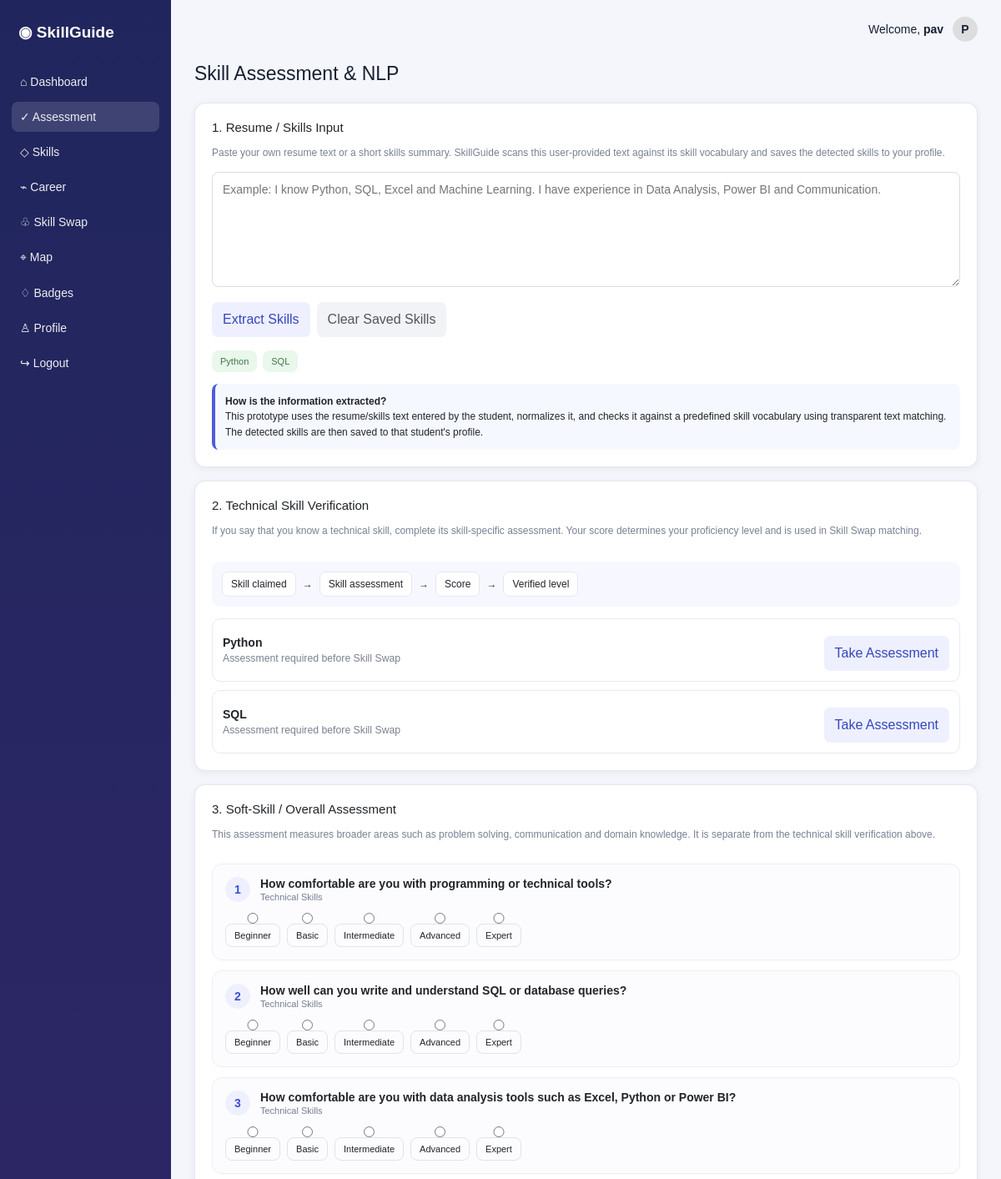
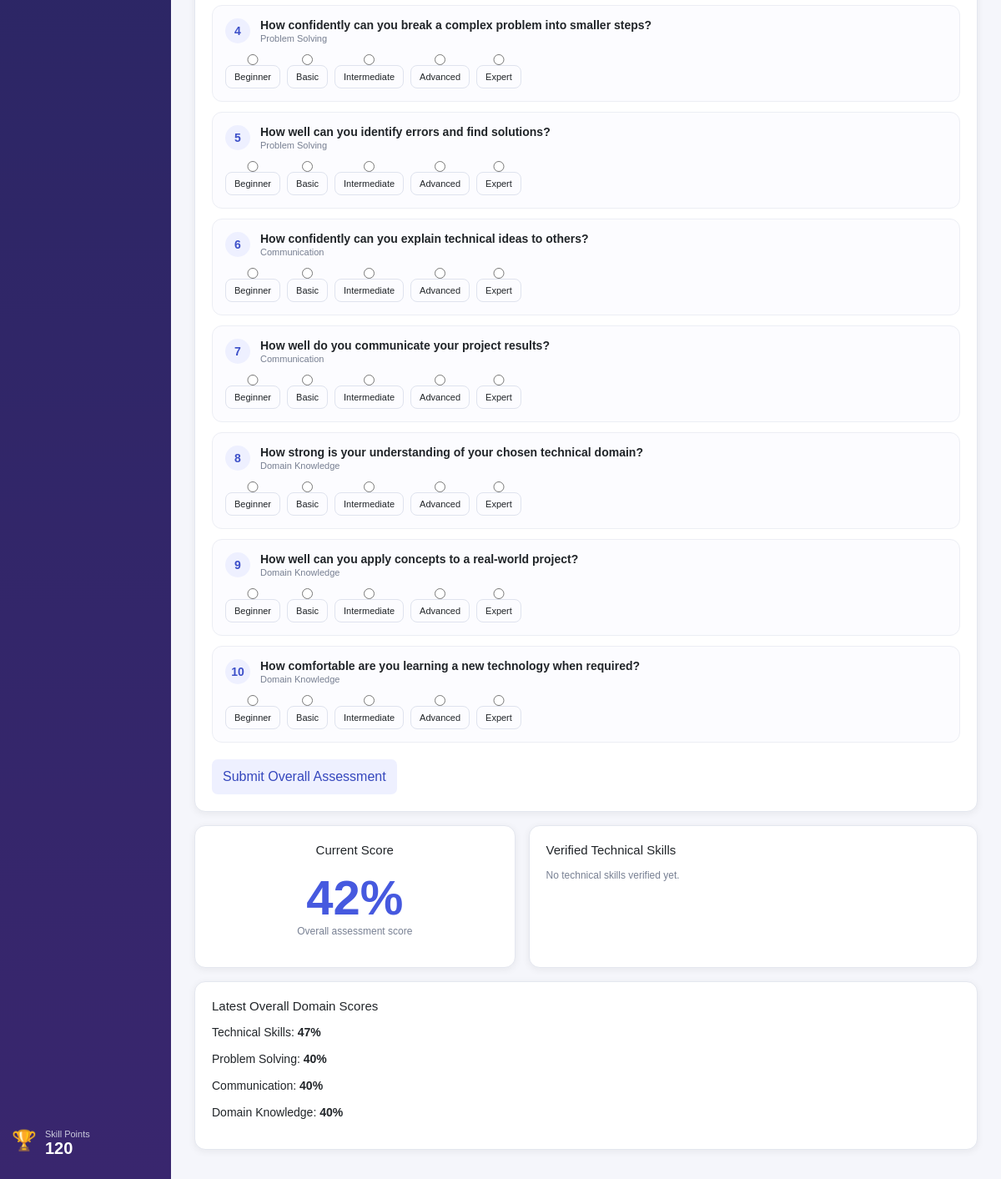
Screenshot of /assessment (signed in) with the database file from the repository (2 pictures, top to bottom).
### tables this page shows
CREATE TABLE users (
            id INTEGER PRIMARY KEY AUTOINCREMENT,
            name TEXT NOT NULL,
            email TEXT UNIQUE NOT NULL,
            password_hash TEXT NOT NULL,
            bio TEXT DEFAULT '',
            course TEXT DEFAULT 'Computer Science',
            year TEXT DEFAULT '3rd Year',
            created_at TEXT NOT NULL
        );

CREATE TABLE extracted_skills (
            id INTEGER PRIMARY KEY AUTOINCREMENT,
            user_id INTEGER NOT NULL,
            skill TEXT NOT NULL,
            UNIQUE(user_id, skill),
            FOREIGN KEY(user_id) REFERENCES users(id)
        );

CREATE TABLE assessments (
            id INTEGER PRIMARY KEY AUTOINCREMENT,
            user_id INTEGER NOT NULL,
            overall INTEGER NOT NULL,
            technical INTEGER NOT NULL,
            problem_solving INTEGER NOT NULL,
            communication INTEGER NOT NULL,
            domain_knowledge INTEGER NOT NULL,
            correct INTEGER NOT NULL,
            total INTEGER NOT NULL,
            taken_at TEXT NOT NULL,
            FOREIGN KEY(user_id) REFERENCES users(id)
        );

### app.py (the view)
@app.route("/assessment", methods=["GET", "POST"])
def assessment():
    user = current_user()
    if not user:
        return redirect(url_for("login"))
    latest = get_latest_assessment(user["id"])
    return render_template("assessment.html", page="assessment", user=user, questions=QUESTIONS, options=OPTIONS, latest=latest, saved_skills=get_skills(user["id"]), technical_skills=TECHNICAL_SKILLS, verified_skills=get_verified_skills(user["id"]), technical_assessment_skills=list(TECHNICAL_QUESTIONS.keys()))

### app.py (called while the page is built)
def db():
    conn = sqlite3.connect(DB)
    conn.row_factory = sqlite3.Row
    return conn

def current_user():
    user_id = session.get("user_id")
    if not user_id:
        return None
    conn = db()
    user = conn.execute("SELECT * FROM users WHERE id = ?", (user_id,)).fetchone()
    conn.close()
    return user

def get_skills(user_id):
    conn = db()
    rows = conn.execute("SELECT skill FROM extracted_skills WHERE user_id = ? ORDER BY skill", (user_id,)).fetchall()
    conn.close()
    return [r["skill"] for r in rows]

def get_verified_skills(user_id):
    conn = db()
    rows = conn.execute("SELECT skill, score, level, correct, total FROM skill_assessments WHERE user_id = ? ORDER BY skill", (user_id,)).fetchall()
    conn.close()
    return [dict(r) for r in rows]

def get_latest_assessment(user_id):
    conn = db()
    row = conn.execute(
        "SELECT * FROM assessments WHERE user_id = ? ORDER BY id DESC LIMIT 1", (user_id,)
    ).fetchone()
    conn.close()
    if row:
        return dict(row)
    return {"overall": 0, "technical": 0, "problem_solving": 0, "communication": 0, "domain_knowledge": 0, "correct": 0, "total": 10}

### templates/assessment.html (shortened to what this page needs)
{% extends 'base.html' %}
{% block content %}
<h1>Skill Assessment & NLP</h1>
<section class="card" id="skills">
<h3>1. Resume / Skills Input</h3>
<p class="muted">Paste your own resume text or a short skills summary. SkillGuide scans this user-provided text against its skill vocabulary and saves the detected skills to your profile.</p>
<textarea id="resume" rows="7" placeholder="Example: I know Python, SQL, Excel and Machine Learning. I have experience in Data Analysis, Power BI and Communication."></textarea>
<div class="action-row"><button class="btn" onclick="extractSkills()">Extract Skills</button><button class="btn secondary" onclick="resetSkills()">Clear Saved Skills</button></div>
<div id="result" class="tags mt-3">{% for s in saved_skills|default([]) %}<span>{{s}}</span>{% else %}<span class="empty-tag">No skills saved yet.</span>{% endfor %}</div>
<div class="explain-box"><b>How is the information extracted?</b><br>This prototype uses the resume/skills text entered by the student, normalizes it, and checks it against a predefined skill vocabulary using transparent text matching. The detected skills are then saved to that student's profile.</div>
</section>
<section class="card mt-3">
<h3>2. Technical Skill Verification</h3>
<p class="muted">If you say that you know a technical skill, complete its skill-specific assessment. Your score determines your proficiency level and is used in Skill Swap matching.</p>
<div class="verification-flow"><span>Skill claimed</span><b>→</b><span>Skill assessment</span><b>→</b><span>Score</span><b>→</b><span>Verified level</span></div>
<div id="technicalSkillCards" class="technical-skill-list">
{% for s in saved_skills %}
<div class="skill-verification-card" data-skill="{{s}}">
<div><b>{{s}}</b><small>{% if s in verified_skills|map(attribute='skill')|list %}Already assessed{% else %}Assessment required before Skill Swap{% endif %}</small></div>
{% set v = verified_skills|selectattr('skill','equalto',s)|list|first %}
{% if s in technical_assessment_skills %}<button class="btn" onclick="startTechnicalAssessment('{{s}}')">{% if v %}Retake Assessment{% else %}Take Assessment{% endif %}</button>{% else %}<span class="unsupported">Skill assessment coming soon</span>{% endif %}
</div>
{% else %}
<div class="empty-state"><p>No technical skills detected yet.</p><small>Enter your skills above and click Extract Skills. Technical assessments are currently available for Python, SQL, Java, JavaScript and HTML.</small></div>
{% endfor %}
</div>
</section>
<section class="card mt-3">
<h3>3. Soft-Skill / Overall Assessment</h3>
<p class="muted">This assessment measures broader areas such as problem solving, communication and domain knowledge. It is separate from the technical skill verification above.</p>
<form id="assessmentForm">
{% for q in questions %}
<div class="question-card"><div class="question-title"><span>{{q.id}}</span><b>{{q.text}}</b><small>{{q.category}}</small></div><div class="options">{% for value,label in options %}<label><input type="radio" name="q{{q.id}}" value="{{value}}" required><span>{{label}}</span></label>{% endfor %}</div></div>
{% endfor %}
<button type="submit" class="btn">Submit Overall Assessment</button>
</form>
</section>
<section class="grid two mt-3">
<section class="card center"><h3>Current Score</h3><div id="liveScore" class="big">{{latest['overall']}}%</div><p class="muted">Overall assessment score</p></section>
<section class="card"><h3>Verified Technical Skills</h3><div id="verifiedSkillsList">{% for v in verified_skills %}<div class="summary"><span>{{v.skill}}</span><b>{{v.level}} · {{v.score}}%</b></div>{% else %}<p class="muted">No technical skills verified yet.</p>{% endfor %}</div></section>
</section>
<section class="card mt-3"><h3>Latest Overall Domain Scores</h3><div id="categoryScores"><p>Technical Skills: <b>{{latest['technical']}}%</b></p><p>Problem Solving: <b>{{latest['problem_solving']}}%</b></p><p>Communication: <b>{{latest['communication']}}%</b></p><p>Domain Knowledge: <b>{{latest['domain_knowledge']}}%</b></p></div></section>
{% endblock %}

### templates/base.html (shortened to what this page needs)
<!doctype html>
<html lang="en">
<head>
<link href="https://cdn.jsdelivr.net/npm/bootstrap@5.3.3/dist/css/bootstrap.min.css" rel="stylesheet">
<link rel="stylesheet" href="{{url_for('static',filename='style.css')}}">
</head>
<body>
<div class="app">
<aside>
<div class="brand">◉ SkillGuide</div>
<nav>
<a class="{{'active' if page=='dashboard' else ''}}" href="{{url_for('dashboard')}}">⌂ <span>Dashboard</span></a>
<a class="{{'active' if page=='assessment' else ''}}" href="{{url_for('assessment')}}">✓ <span>Assessment</span></a>
<a href="{{url_for('assessment')}}#skills">◇ <span>Skills</span></a>
<a class="{{'active' if page=='career' else ''}}" href="{{url_for('career')}}">⌁ <span>Career</span></a>
<a class="{{'active' if page=='skill-swap' else ''}}" href="{{url_for('skill_swap')}}">♧ <span>Skill Swap</span></a>
<a class="{{'active' if page=='skill-swap' else ''}}" href="{{url_for('skill_swap')}}#map">⌖ <span>Map</span></a>
<a href="{{url_for('skill_swap')}}#badge">♢ <span>Badges</span></a>
<a class="{{'active' if page=='profile' else ''}}" href="{{url_for('profile')}}">♙ <span>Profile</span></a>
<a href="{{url_for('logout')}}">↪ <span>Logout</span></a>
</nav>
<div class="points">🏆<span>Skill Points<strong>120</strong></span></div>
</aside>
<main>
<header>Welcome, <b>{{user['name']}}</b> <span class="avatar">{{user['name'][0]|upper}}</span></header>
{% block content %}{% endblock %}
</main>
</div>
</body>
</html>

### static/style.css (style rules this page uses)
* { box-sizing:border-box }
body { margin:0;background:#f5f6fb;color:#172033;font:14px Arial,sans-serif }
.app { display:flex;min-height:100vh }
aside { width:205px;position:fixed;inset:0 auto 0 0;background:linear-gradient(180deg,#20265d,#39266e);color:white;padding:22px 14px }
.brand { font-weight:800;font-size:19px;margin:5px 8px 30px }
nav { display:flex;flex-direction:column;gap:6px }
nav a { color:#eee;text-decoration:none;padding:10px;border-radius:8px }
nav a.active,nav a:hover { background:#ffffff22 }
.points { position:absolute;bottom:25px;display:flex;gap:10px;font-size:24px }
.points span { font-size:11px;color:#ccd }
.points strong { display:block;font-size:20px;color:#fff }
main { margin-left:205px;width:calc(100% - 205px);padding:0 28px 35px }
header { height:70px;text-align:right;padding-top:20px }
.avatar { display:inline-flex;background:#ddd;border-radius:50%;width:30px;height:30px;align-items:center;justify-content:center;margin-left:7px }
h1 { font-size:23px;margin:5px 0 20px }
h3 { font-size:15px;margin:0 0 14px }
.grid { display:grid;gap:16px;margin-bottom:16px }
.two { grid-template-columns:1fr 1.4fr }
.card { background:#fff;border:1px solid #e4e7ef;border-radius:13px;padding:20px;box-shadow:0 2px 10px #2221 }
.center { text-align:center }
.muted { color:#788093;font-size:12px }
.tags { display:flex;flex-wrap:wrap;gap:7px }
.tags span,.gap { background:#eaf7eb;color:#3d7846;border-radius:8px;padding:7px 10px;font-size:11px }
.btn { display:inline-block;background:#eef0ff;color:#3547bd;border:0;border-radius:7px;padding:9px 13px;margin-top:8px;text-decoration:none;cursor:pointer }
textarea { width:100%;border:1px solid #ddd;border-radius:8px;padding:12px;margin-bottom:10px }
.card label { display:block;margin:20px 0;font-size:12px }
.card label input { display:block;width:100% }
.big { font-size:58px;font-weight:800;color:#4659df }
.action-row { display:flex;gap:8px;flex-wrap:wrap }
.btn.secondary { background:#f2f3f7;color:#555 }
.explain-box { margin-top:14px;background:#f6f8ff;border-left:4px solid #4b5dde;padding:12px;border-radius:8px;font-size:12px;line-height:1.55 }
.question-card { border:1px solid #eceef4;border-radius:12px;padding:15px;margin:12px 0;background:#fcfcff }
.question-title { display:grid;grid-template-columns:32px 1fr;gap:2px 10px;align-items:center }
.question-title>span { grid-row:1/3;width:30px;height:30px;border-radius:50%;background:#eef0ff;color:#3d50c9;display:flex;align-items:center;justify-content:center;font-weight:800 }
.question-title small { grid-column:2;color:#777f91;font-size:11px }
.options { display:flex;gap:8px;flex-wrap:wrap;margin-top:13px }
.options label { margin:0!important }
.options input { display:none }
.options label span { display:block;border:1px solid #dfe3ee;border-radius:8px;padding:7px 10px;font-size:11px;cursor:pointer }
.mt-3 { margin-top:16px!important }
.avatar { font-weight:700 }
.verification-flow { display:flex;gap:8px;align-items:center;flex-wrap:wrap;background:#f7f8ff;padding:12px;border-radius:10px;margin:14px 0;font-size:12px }
.verification-flow span { background:#fff;border:1px solid #e4e7ef;padding:7px 10px;border-radius:7px }
.technical-skill-list { display:grid;gap:10px }
.skill-verification-card { display:flex;align-items:center;gap:12px;border:1px solid #e8eaf0;border-radius:10px;padding:12px }
.skill-verification-card>div { flex:1 }
.skill-verification-card small { display:block;color:#7b8190;margin-top:4px }

### rows the page displays
users: name "pav", name "P"
extracted_skills: skill "Python", shows "Assessment required before Skill Swap"
extracted_skills: skill "SQL", shows "Assessment required before Skill Swap"
assessments: overall "42", technical "47", problem_solving "40", communication "40", domain_knowledge "40"

### other values shown
{{ q.id }} "1" "2" "3" "4" "5" "6" "7" "8" "9" "10"
{{ q.text }} "How comfortable are you with programming or technical tools?" "How well can you write and understand SQL or database queries?" "How comfortable are you with data analysis tools such as Excel, Python or Power BI?" "How confidently can you break a complex problem into smaller steps?" "How well can you identify errors and find solutions?" "How confidently can you explain technical ideas to others?" "How well do you communicate your project results?" "How strong is your understanding of your chosen technical domain?" "How well can you apply concepts to a real-world project?" "How comfortable are you learning a new technology when required?"
{{ q.category }} "Technical Skills" "Technical Skills" "Technical Skills" "Problem Solving" "Problem Solving" "Communication" "Communication" "Domain Knowledge" "Domain Knowledge" "Domain Knowledge"
{{ label }} "Beginner" "Basic" "Intermediate" "Advanced" "Expert" "Beginner" "Basic" "Intermediate" "Advanced" "Expert" "Beginner" "Basic" "Intermediate" "Advanced" "Expert" "Beginner" "Basic" "Intermediate" "Advanced" "Expert" "Beginner" "Basic" "Intermediate" "Advanced" "Expert" "Beginner" "Basic" "Intermediate" "Advanced" "Expert" "Beginner" "Basic" "Intermediate" "Advanced" "Expert" "Beginner" "Basic" "Intermediate" "Advanced" "Expert" "Beginner" "Basic" "Intermediate" "Advanced" "Expert" "Beginner" "Basic" "Intermediate" "Advanced" "Expert"
